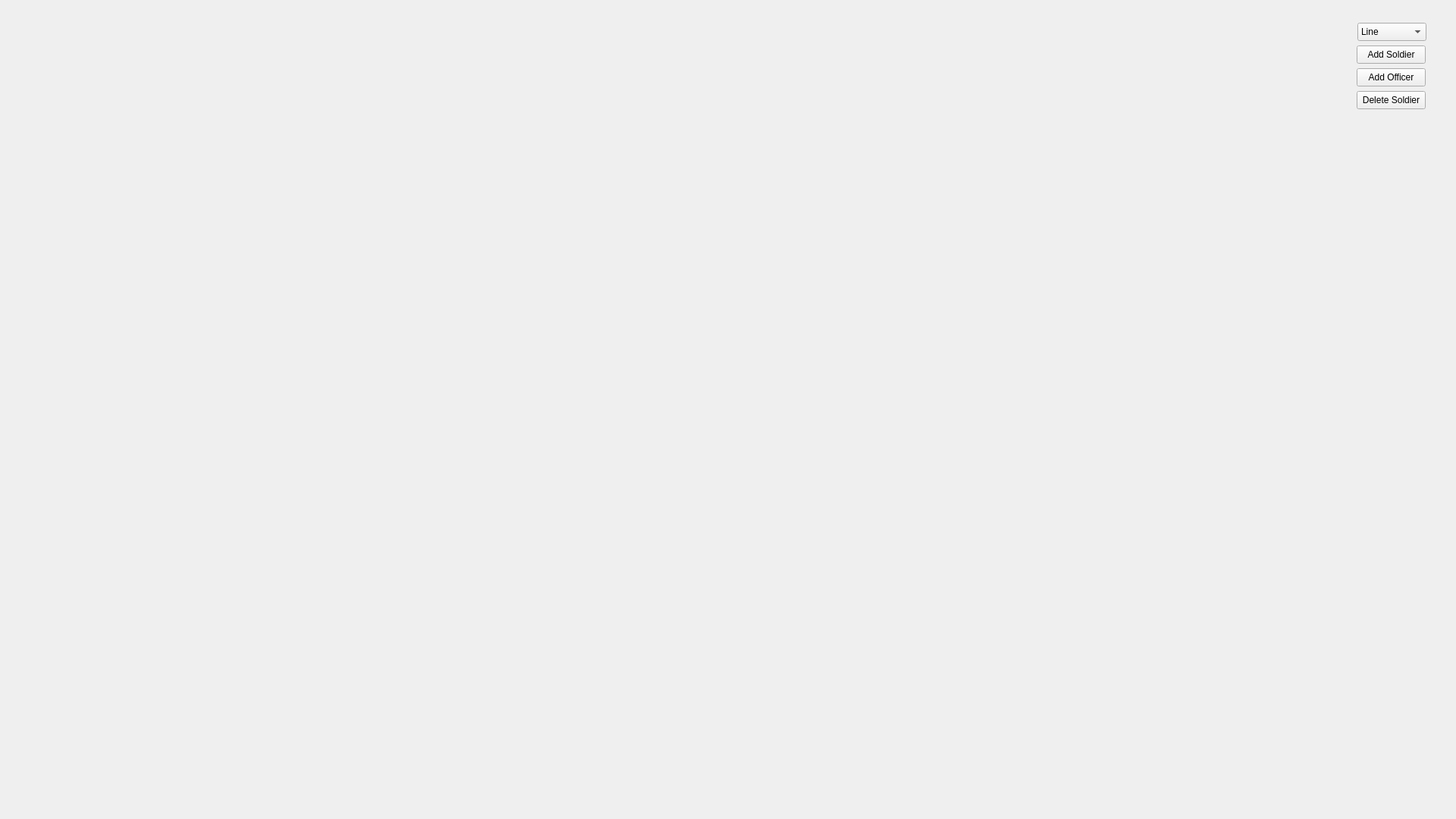
<?xml version="1.0" encoding="UTF-8"?>
<ui version="4.0">
 <class>Form</class>
 <widget class="QWidget" name="Form">
  <property name="geometry">
   <rect>
    <x>0</x>
    <y>0</y>
    <width>1920</width>
    <height>1080</height>
   </rect>
  </property>
  <property name="windowTitle">
   <string>Form</string>
  </property>
  <widget class="QPushButton" name="pushButton">
   <property name="geometry">
    <rect>
     <x>1789</x>
     <y>60</y>
     <width>91</width>
     <height>24</height>
    </rect>
   </property>
   <property name="text">
    <string>Add Soldier</string>
   </property>
  </widget>
  <widget class="QComboBox" name="comboBox">
   <property name="geometry">
    <rect>
     <x>1790</x>
     <y>30</y>
     <width>91</width>
     <height>24</height>
    </rect>
   </property>
   <item>
    <property name="text">
     <string>Line</string>
    </property>
   </item>
   <item>
    <property name="text">
     <string>Column</string>
    </property>
   </item>
   <item>
    <property name="text">
     <string>Wave</string>
    </property>
   </item>
   <item>
    <property name="text">
     <string>Square</string>
    </property>
   </item>
  </widget>
  <widget class="QPushButton" name="pushButton_2">
   <property name="geometry">
    <rect>
     <x>1789</x>
     <y>120</y>
     <width>91</width>
     <height>24</height>
    </rect>
   </property>
   <property name="text">
    <string>Delete Soldier</string>
   </property>
  </widget>
  <widget class="QPushButton" name="pushButton_3">
   <property name="geometry">
    <rect>
     <x>1789</x>
     <y>90</y>
     <width>91</width>
     <height>24</height>
    </rect>
   </property>
   <property name="text">
    <string>Add Officer</string>
   </property>
  </widget>
 </widget>
 <resources/>
 <connections/>
</ui>
